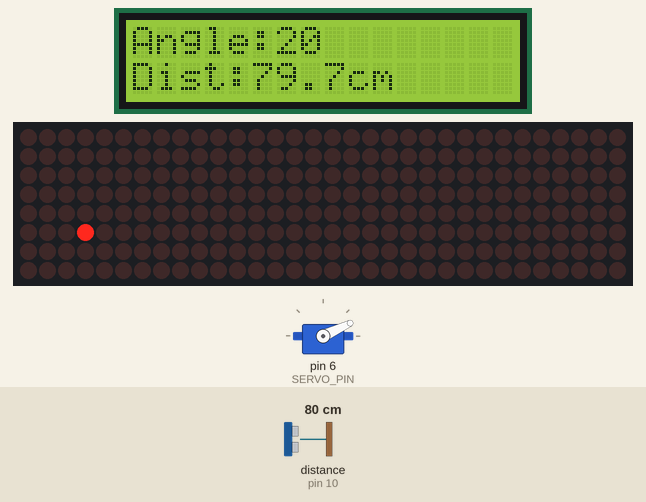
This sketch was run on a simulated Arduino Mega 2560, built with avr-gcc and run on an emulated ATmega2560. Shown: servo, 16×2 character LCD, 32×8 LED matrix. Wiring (inferred from the names in the program): ultrasonic range finder: trigger pin 9; echo pin 10. The inputs (shaded band) are chosen by the test bench; at power-on: distance to the obstacle (sensor on pin 10) 80 cm. The echo pulse lasts 58.3 µs per cm; what the sketch prints to the serial monitor is not drawn.

Above: at 2.2 s.
2.3 s: distance to the obstacle (sensor on pin 10) set to 2 cm
At 2.6 s:
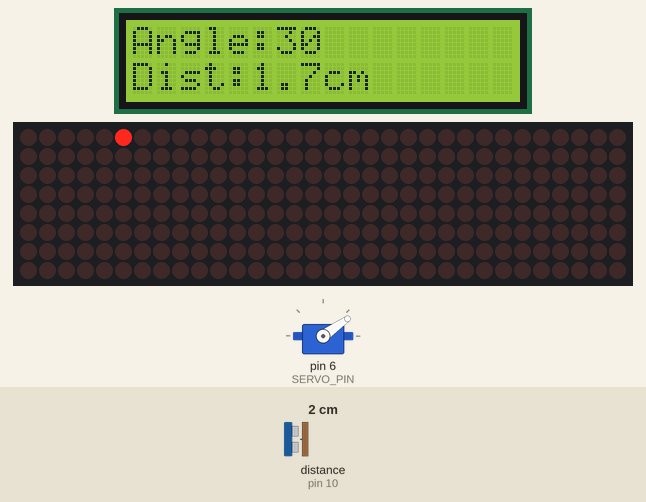
4.0 s: distance to the obstacle (sensor on pin 10) set to 35 cm
At 4.22 s:
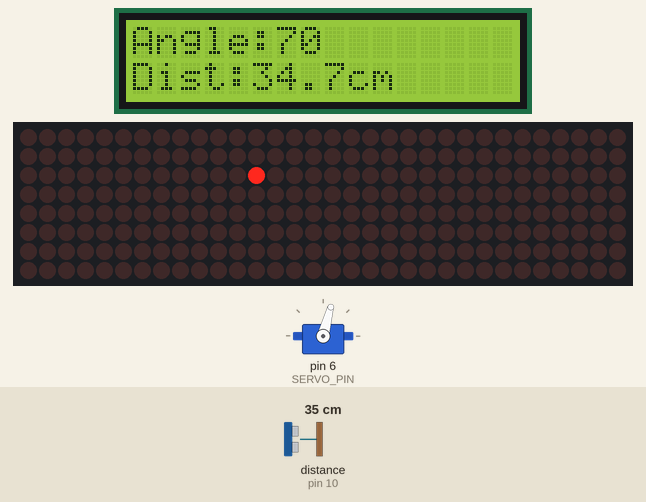
5.8 s: distance to the obstacle (sensor on pin 10) set to 4 cm
At 6.07 s:
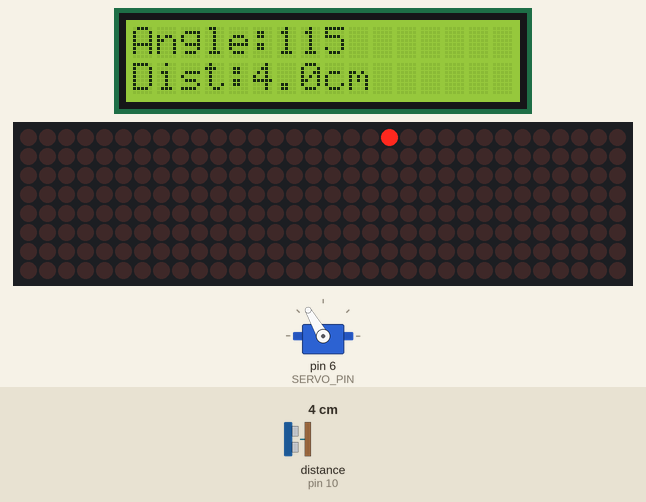
7.7 s: distance to the obstacle (sensor on pin 10) set to 60 cm
At 8.73 s:
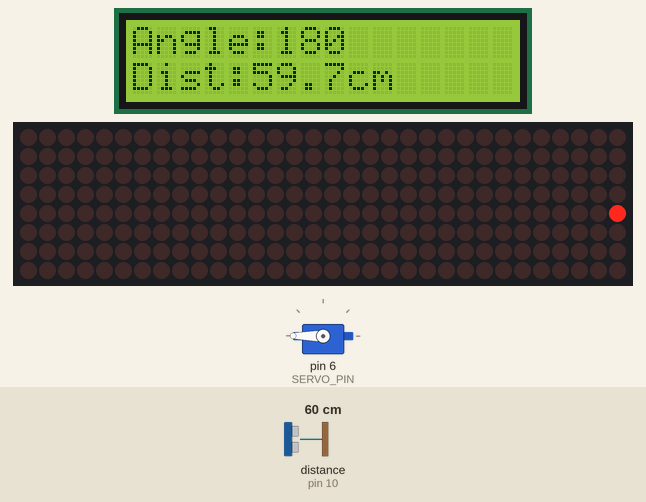
9.5 s: distance to the obstacle (sensor on pin 10) set to 9 cm
At 9.76 s:
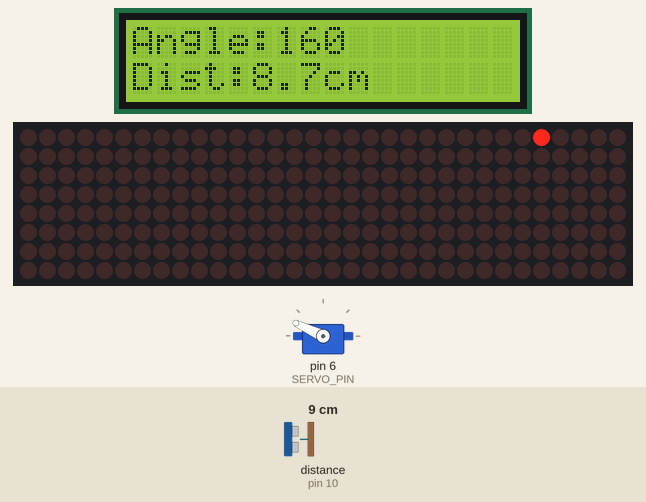
12.5 s: distance to the obstacle (sensor on pin 10) set to 183 cm
At 12.83 s:
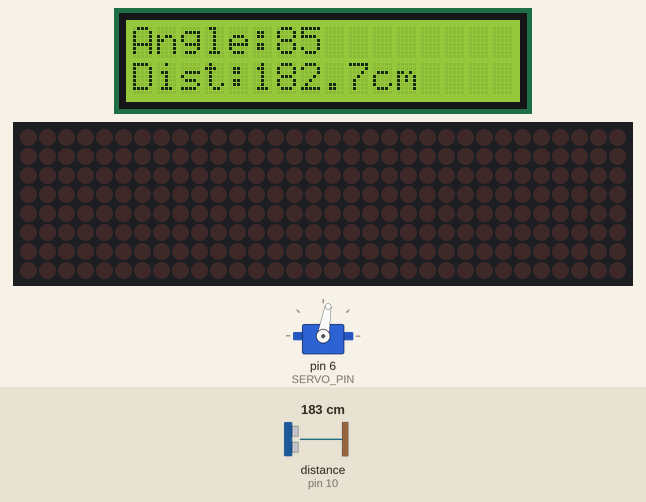
Timing chart, 0 to 15.2 s (numbered marks = the images above; inputs shaded):
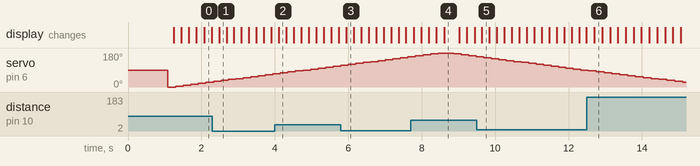

The sketch:

radar.ino
```cpp
#include <Servo.h>
#include <Wire.h>
#include <LiquidCrystal_I2C.h>
#include <LedControl.h>

LiquidCrystal_I2C lcd(0x27, 16, 2);
LedControl matrix = LedControl(51, 52, 53, 4);

Servo myServo;

#define TRIG_PIN 9
#define ECHO_PIN 10
#define SERVO_PIN 6

const int minAngle = 0;
const int maxAngle = 180;
const int stepAngle = 5;
const int maxDistance = 100;

float measureDistance() {
  digitalWrite(TRIG_PIN, LOW);
  delayMicroseconds(2);

  digitalWrite(TRIG_PIN, HIGH);
  delayMicroseconds(10);
  digitalWrite(TRIG_PIN, LOW);

  long duration = pulseIn(ECHO_PIN, HIGH, 30000);

  if (duration == 0) return -1;

  float distance = duration * 0.0343 / 2.0;
  return distance;
}

void clearAllMatrices() {
  for (int i = 0; i < 4; i++) {
    matrix.clearDisplay(i);
  }
}

void showOnePoint(int angle, float distance) {
  clearAllMatrices();

  if (distance < 0 || distance > maxDistance) {
    return;
  }

  int totalCols = 32;

  int x = map(angle, 0, 180, totalCols - 1, 0);
  int y = map((int)distance, 0, maxDistance, 7, 0);
  y = 7 - y;

  int device= x / 8;
  int col = x % 8;
  col = 7 - col;

  matrix.setLed(device, y, col, true);
}

void showLCD(int angle, float distance) {
  lcd.clear();

  lcd.setCursor(0, 0);
  lcd.print("Angle:");
  lcd.print(angle);

  lcd.setCursor(0, 1);
  lcd.print("Dist:");

  if (distance < 0) {
    lcd.print("No Echo");
  } else {
    lcd.print(distance, 1);
    lcd.print("cm");
  }
}

void setup() {
  Serial.begin(9600);

  pinMode(TRIG_PIN, OUTPUT);
  pinMode(ECHO_PIN, INPUT);

  myServo.attach(SERVO_PIN);

  lcd.init();
  lcd.backlight();
  lcd.clear();
  lcd.setCursor(0, 0);
  lcd.print("Radar Start");
  delay(1000);

  for (int i = 0; i < 4; i++) {
    matrix.shutdown(i, false);
    matrix.setIntensity(i, 3);
    matrix.clearDisplay(i);
  }
}

void loop() {
  for (int angle = minAngle; angle <= maxAngle; angle += stepAngle) {
    myServo.write(angle);
    delay(120);

    float distance = measureDistance();

    showLCD(angle, distance);
    showOnePoint(angle, distance);

    Serial.print("Angle: ");
    Serial.print(angle);
    Serial.print("  Distance: ");
    Serial.println(distance);

    delay(50);
  }

  for (int angle = maxAngle; angle >= minAngle; angle -= stepAngle) {
    myServo.write(angle);
    delay(120);

    float distance = measureDistance();

    showLCD(angle, distance);
    showOnePoint(angle, distance);

    Serial.print("Angle: ");
    Serial.print(angle);
    Serial.print("  Distance: ");
    Serial.println(distance);

    delay(50);
  }
}
```

Measured:
- after the input at 2.3 s, the display: changes after 0.18 s (image 1)
- after the input at 4.0 s, the display: changes after 0.10 s (image 2)
- after the input at 5.8 s, the display: changes after 0.15 s (image 3)
- after the input at 7.7 s, the display: first changes after 0.08 s (image 4 shows a later state)
- after the input at 9.5 s, the display: changes after 0.14 s (image 5)
- after the input at 12.5 s, the display: changes after 0.20 s (image 6)
- what the display in image 4 shows lasts 0.4 s, from 8.6 s to 9.0 s
